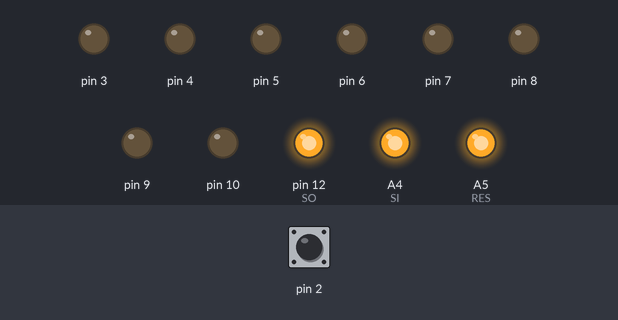
Recording of a sketch running on a simulated Arduino Uno, built with avr-gcc and run on an emulated ATmega328P. Shown: output pins drawn as LEDs (lit = HIGH). Inputs (shaded band) come from the test bench; at power-on: pin 2 LOW. Pins used as bus, display or sensor lines are not drawn; what the sketch prints to the serial monitor is not drawn.

Above: at 1.2 s.
1.3 s: pin 2 driven HIGH
At 2.0 s:
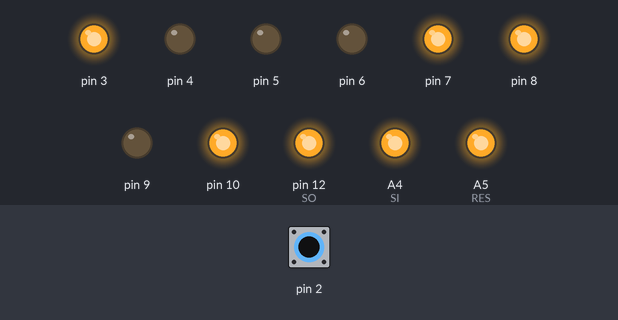
2.8 s: pin 2 pulsed LOW 5 times (0.12 s each, 0.3 s apart)
At 4.8 s:
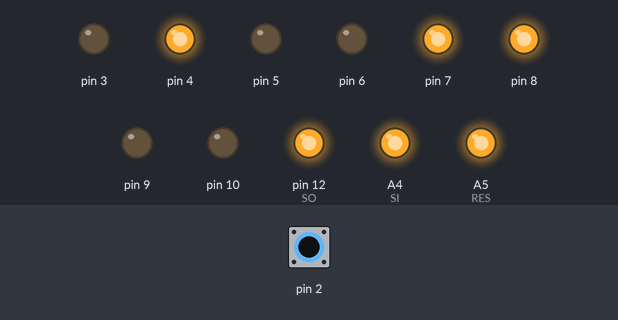
5.8 s: pin 2 pulsed LOW 2 times (0.12 s each, 0.3 s apart)
At 7.6 s:
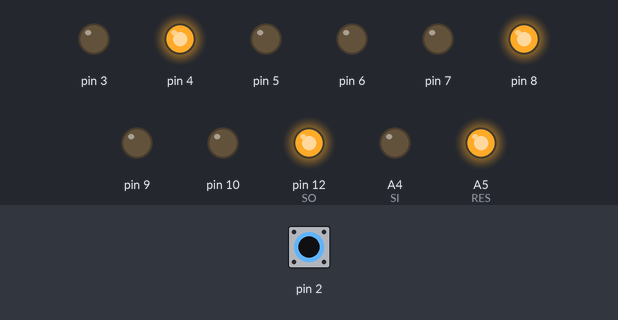
Timing chart, 0 to 9.1 s (numbered marks = the images above; inputs shaded):
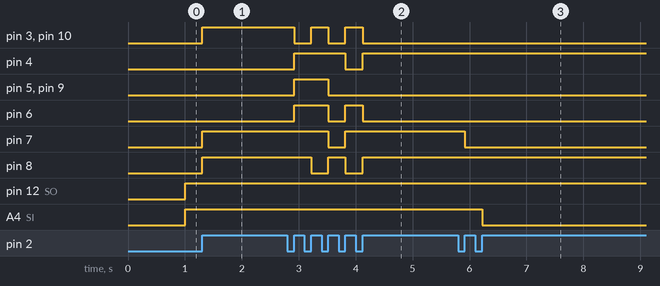

Measured:
- after the input at 1.3 s, pin 3, pin 7, pin 8, pin 10: LOW → HIGH at once
- after the input at 2.8 s, pin 3: alternates HIGH for 0.30 s and LOW for 0.30 s, 5 changes in all, then stays LOW, starting after 0.12 s; pin 4: LOW → HIGH after 0.12 s, → LOW 0.90 s later, → HIGH 0.30 s later
- after the input at 5.8 s, pin 7: HIGH → LOW after 0.12 s; A4 (SI): HIGH → LOW after 0.42 s

The sketch:

cop420.ino
```cpp
#include "digitalWriteFast.h"


void setCOPDataOUT(){
  pinModeFast(10,OUTPUT);  //L0
  pinModeFast(3,OUTPUT);
  pinModeFast(4,OUTPUT);
  pinModeFast(5,OUTPUT);
  pinModeFast(6,OUTPUT);
  pinModeFast(7,OUTPUT);
  pinModeFast(8,OUTPUT); //
  pinModeFast(9,OUTPUT); //L7
}

void setCOPDataIN(){
  pinModeFast(10,INPUT);  //L0
  pinModeFast(3,INPUT);
  pinModeFast(4,INPUT);
  pinModeFast(5,INPUT);
  pinModeFast(6,INPUT);
  pinModeFast(7,INPUT);
  pinModeFast(8,INPUT); //
  pinModeFast(9,INPUT); //L7
}


void setCOPData(byte b){
 digitalWriteFast(10,b & 1);
 digitalWriteFast(3,b & 2);
 digitalWriteFast(4,b & 4);
 digitalWriteFast(5,b & 8);
 digitalWriteFast(6,b & 16);
 digitalWriteFast(7,b & 32);
 digitalWriteFast(8,b & 64);
 digitalWriteFast(9,b & 128);
 delayMicroseconds(20);
// delay(100);
}

byte getCOPData(){
 byte b;

  b=digitalReadFast(10);
  b=b+digitalReadFast(3)*2;
  b=b+digitalReadFast(4)*4;
  b=b+digitalReadFast(5)*8;
  b=b+digitalReadFast(6)*16;
  b=b+digitalReadFast(7)*32;
  b=b+digitalReadFast(8)*64;
  b=b+digitalReadFast(9)*128;

  return b;
}

int SI= A4;
int SO= 12;
int RES=A5;
int CLK=A0;


void setup() {
  // put your setup code here, to run once:

  Serial.begin(115200);
  setCOPDataOUT();

  pinMode(CLK,OUTPUT); //clock to cop
  pinMode(SO,OUTPUT);  //SO control no more than 3 volts
  pinMode(SI,OUTPUT);  //SI
  pinMode(RES,OUTPUT);  //reset when 0
  pinMode(11,INPUT);
  pinMode(2,INPUT);
  digitalWrite(RES,HIGH);
  digitalWrite(SI,LOW);
  digitalWrite(SO,LOW);

  attachInterrupt(digitalPinToInterrupt(2), getbyte, RISING );//WAS RISING

  Serial.println("Setup OK");
 // analogWrite(CLK,1);
}

void clkCOP(){

  digitalWriteFast(CLK,HIGH);
  delayMicroseconds(50);
  digitalWriteFast(CLK,LOW);
  delayMicroseconds(50);


}

void clkCycle(int n){

  //n*=8;
  for (int i=0;i<n;i++){ //8 times the internal cop clock
    clkCOP();
  }
}

void EnterCopTestMode(){
  int c=4;
  setCOPDataOUT();
  delayMicroseconds(50);
  setCOPData(0); //zero out
  Serial.println("Entering Cop Test DUMP");
  digitalWrite(RES,LOW);  //reset cop low
//  digitalWrite(SI,LOW);  //Si instruction mode
//  digitalWrite(SO,LOW);  //SO to 2.65volts high
  delayMicroseconds(100);
  clkCycle(c);
  digitalWrite(SO,HIGH);  //SO to 2.65volts high
  clkCycle(c);
  digitalWrite(SI,HIGH);  //Si instruction mode
  clkCycle(c);
 // Serial.println("SO HIGH");
//   delay(5000);
  digitalWrite(RES,HIGH);  //reset cop high start
  delayMicroseconds(6);
//  delay(100);
 // Serial.println("Res HI");
//  delay(5000);


  setCOPData(0); //CLRA                   $00
  waitForState();
  setCOPData(0x63); // JMP 3FC (ROM SIZE)    $63 $fc
  waitForState();
  setCOPData(0xfc); // JMP 3FC (ROM SIZE)    $63 $fc
  waitForState();
  setCOPData(0xbf); // LQID                  $bf
  waitForState();
  setCOPData(0x44); // O44H                  $44
  waitForState(); ;
  setCOPData(0x33); // LEI 4                $33 $44
  waitForState();
  setCOPData(0x64); // LEI 4                $33 $44
  waitForState();
  setCOPData(0x44); // NOP                   $46
  waitForState();
 // setCOPData(0);


//  Serial.println("Si going LOW");
 // delay(1000);
  setCOPDataIN();
 // delayMicroseconds(1);
  digitalWrite(SI,LOW);  //Si DUMP MODE
//  Serial.println("Si LOW");
//  delay(2000);

}

void runCOP(){
  digitalWrite(SO,LOW);  //SO to 2.65volts high
  digitalWrite(RES,LOW);  //reset cop low
  clkCycle(20);
  digitalWrite(RES,HIGH);  //reset cop high start
  clkCycle(20);
  clkCycle(20);clkCycle(20);clkCycle(20);
}

volatile byte b;
volatile int state = LOW;
byte myInts[1200];

void getbyte(){

  state=HIGH;
}

void waitForState(){
  state=LOW;
  do{
    clkCycle(1);}
  while (state==LOW);
  delayMicroseconds(1);
}

void loop() {
  int i;
  // put your main code here, to run repeatedly:


  Serial.println("WAIT");
  delay(1000);

  EnterCopTestMode();

 //  runCOP();
   state=LOW;

  for ( i=0;i<1050;i++){

   //b=getCOPData();
    while (state == LOW){
    clkCycle(1);
    }
    b=getCOPData();
    myInts[i]=b;

    state=LOW;
  }

   for ( i=0;i<1023;i++){
    // Serial.print(i);Serial.print(":");
     Serial.println(myInts[i]);
    }


  Serial.println("END");
  for (int k=0;k<1;){
   // Serial.println(digitalRead(10));
   waitForState();
   //clkCycle(1);
   //b=getCOPData();
   //Serial.println(b);
  }

}
```
